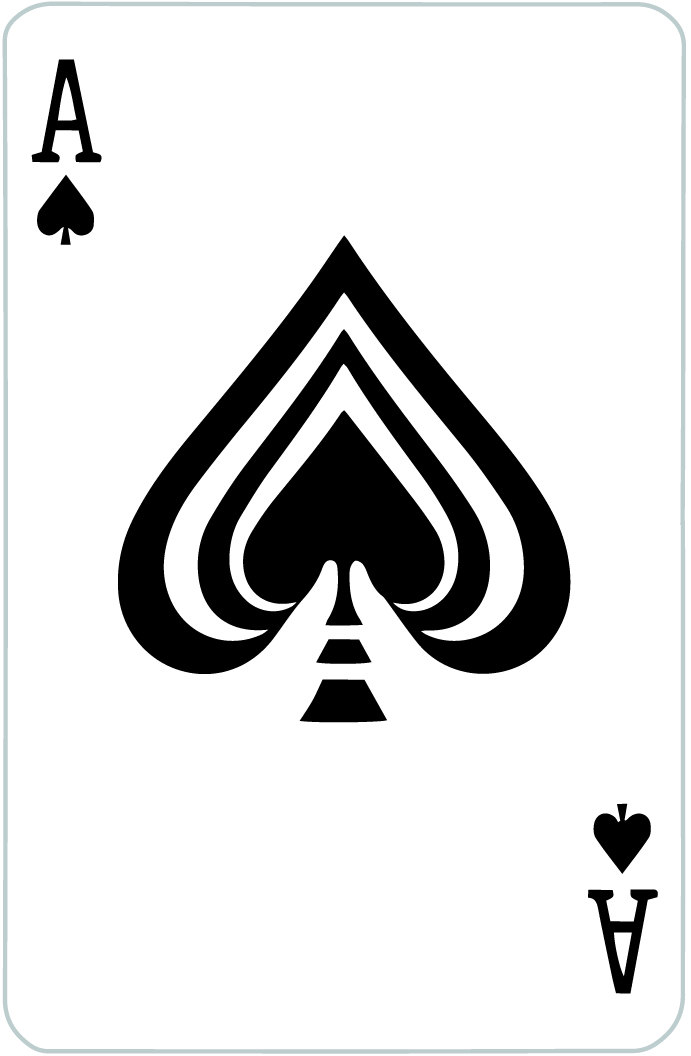
#> input picture FeatureMatching/cards/1 Picche.jpg, 691 x 1056 px
$ python -i Edge.py   (imports and definitions only)
#> lines starting #> are read from the running program, lines starting #| are printed output that depends on the picture; after the words box and inside, x2 and y2 are one past the last pixel; in counts of white or black regions, pixels touching at a corner belong together
#> further down, picture is the input picture: shape (1056, 691, 3); mean B, G, R 220.4, 220.3, 220
import cv2 as cv
import numpy as np
import math


class Edge:

    def __init__(self):
        self.contours_card = None
        self.frame = None

    def find_obj(self, img, th1=50, th2=150, draw_box=False):

#> called with th1 = 50, th2 = 150, draw_box = False
        if self.frame is None:
            self.frame = img.copy()

        img_gray = cv.cvtColor(img, cv.COLOR_BGR2GRAY)
        img_norm = cv.normalize(img_gray, None, alpha=0, beta=255, norm_type=cv.NORM_MINMAX)
        img_blur = cv.blur(img_norm, (3, 3))
        img_canny = cv.Canny(img_blur, th1, th2)
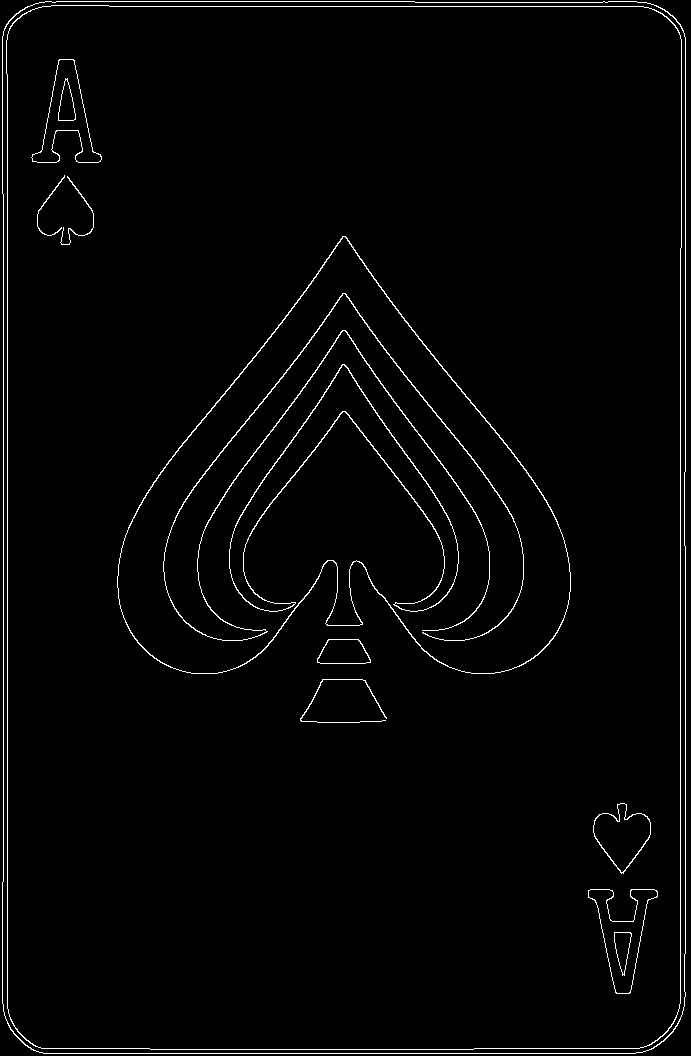
#> img_canny: shape (1056, 691); 2% white in thin lines or dots

        contours, _ = cv.findContours(img_canny, cv.RETR_EXTERNAL, cv.CHAIN_APPROX_SIMPLE)
#> contours = 1 contour; box (x1, y1, x2, y2) and area: (2, 1, 686, 1054) 715331
        max_area = 0

        for cnt in contours:
            area = cv.contourArea(cnt)
            peri = cv.arcLength(cnt, True)
            approx = cv.approxPolyDP(cnt, 0.05 * peri, True)

            if len(approx) == 4:
                if area > max_area:
                    # Get rectangle with max area
                    max_area = area
                    self.contours_card = approx.reshape(4, 2)
#> this loop made 1 pass
#> (area, peri, max_area, self.contours_card) on pass 1: (715331, 3405.8, 715331, [[20, 10], [10, 1029], [653, 1048], [680, 24]])
#> after the loop, max_area = 715331

        if draw_box:
            x, y, w, h = cv.boundingRect(self.contours_card)
            img_bounding_box = self.frame.copy()
            cv.rectangle(img_bounding_box, (x, y), (x + w, y + h), (36, 255, 12), 2)
            cv.imshow("Bounding box", img_bounding_box)

        return img_canny

    # [20 lines left out: function get_obj, not called in this run]

    def set_frame(self, frame):
        self.frame = frame


# [29 lines left out: functions get_points_obj, calc_side_obj, not called in this run]

>>> import cv2
>>> picture = cv2.imread('../FeatureMatching/cards/1 Picche.jpg')
>>> result = Edge().find_obj(picture)

$ run again, on FeatureMatching/cards/10 Picche.jpg
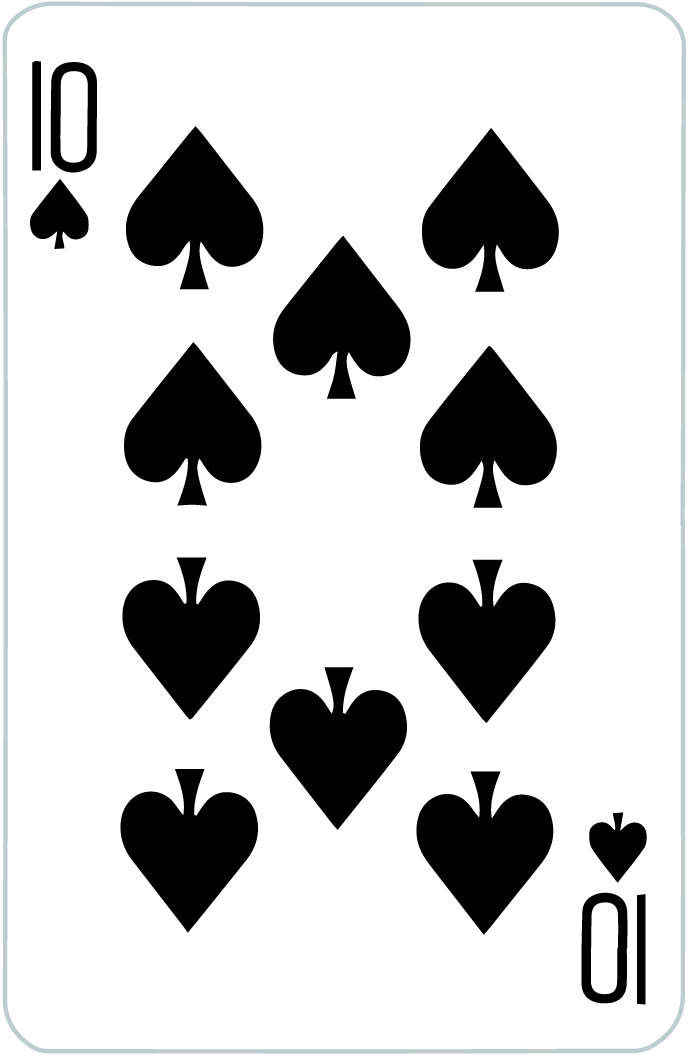
#> input picture FeatureMatching/cards/10 Picche.jpg, 691 x 1056 px
#> picture is the input picture: shape (1056, 691, 3); mean B, G, R 205.2, 205.2, 204.9
#> in find_obj, `img_canny = cv.Canny(img_blur, th1, th2)`:
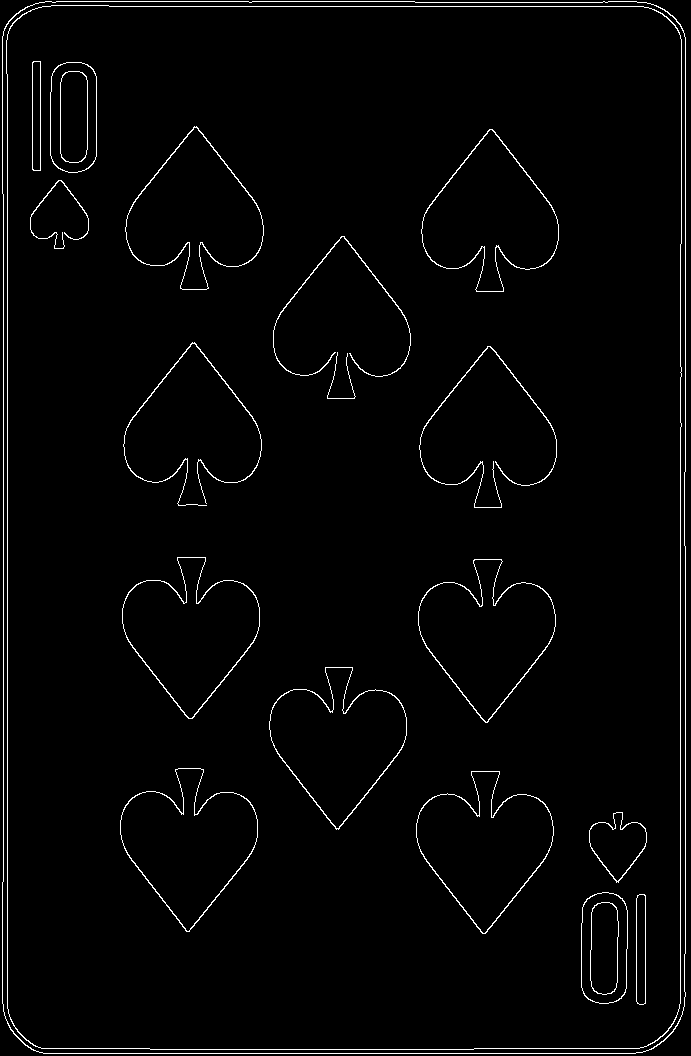
#> img_canny: shape (1056, 691); 2.2% white in thin lines or dots
#> contours = 1 contour; box (x1, y1, x2, y2) and area: (2, 1, 686, 1054) 715328
#> the loop in find_obj, `for cnt in contours:` made 1 pass
#> (area, peri, max_area, self.contours_card) on pass 1: (715328, 3406.7, 715328, [[20, 10], [10, 1029], [653, 1048], [680, 24]])
#> after the loop in find_obj, `for cnt in contours:`: max_area = 715328

$ run again, on FeatureMatching/cards/2 Picche.jpg
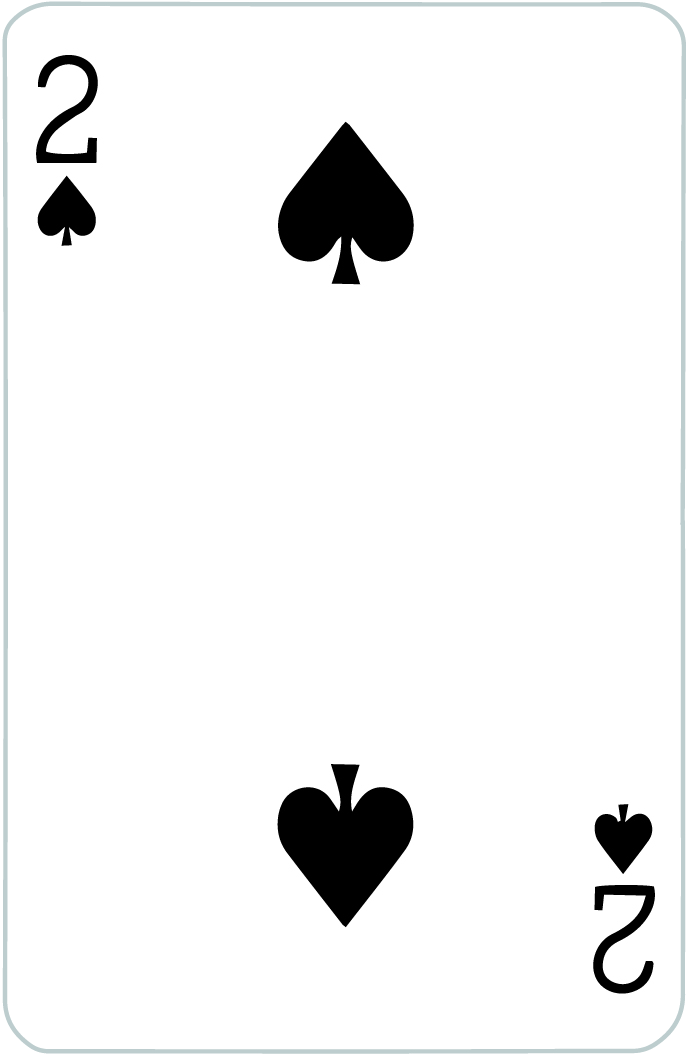
#> input picture FeatureMatching/cards/2 Picche.jpg, 691 x 1056 px
#> picture is the input picture: shape (1056, 691, 3); mean B, G, R 241.9, 241.8, 241.5
#> in find_obj, `img_canny = cv.Canny(img_blur, th1, th2)`:
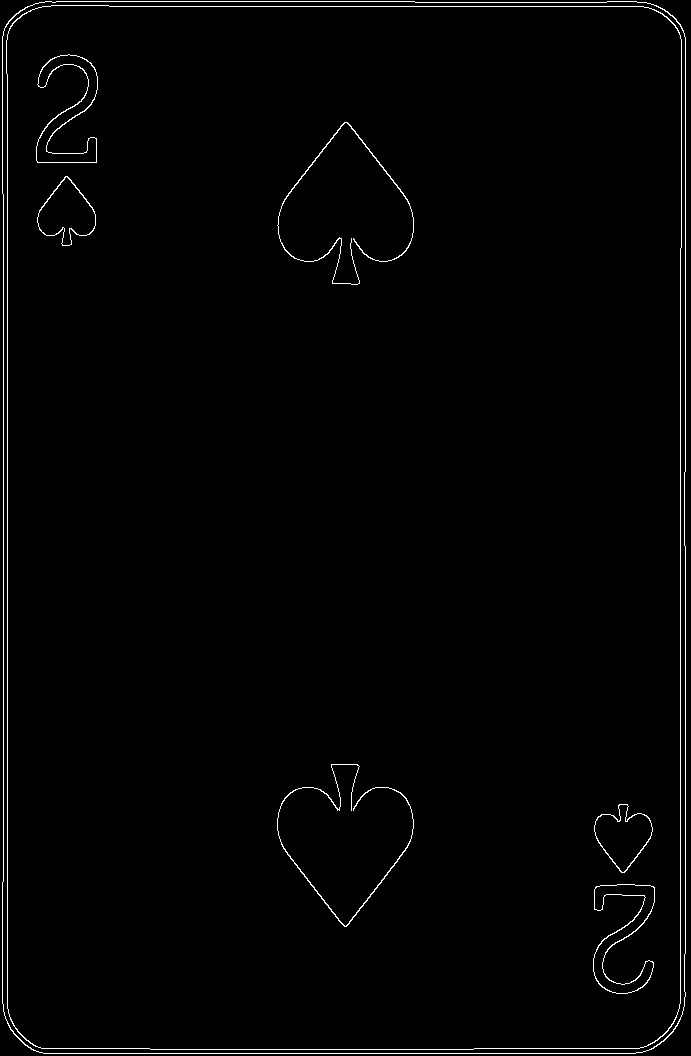
#> img_canny: shape (1056, 691); 1.4% white in thin lines or dots
#> contours = 1 contour; box (x1, y1, x2, y2) and area: (2, 1, 686, 1054) 715330
#> the loop in find_obj, `for cnt in contours:` made 1 pass
#> (area, peri, max_area, self.contours_card) on pass 1: (715330, 3405, 715330, [[20, 10], [10, 1029], [653, 1048], [680, 24]])
#> after the loop in find_obj, `for cnt in contours:`: max_area = 715330
